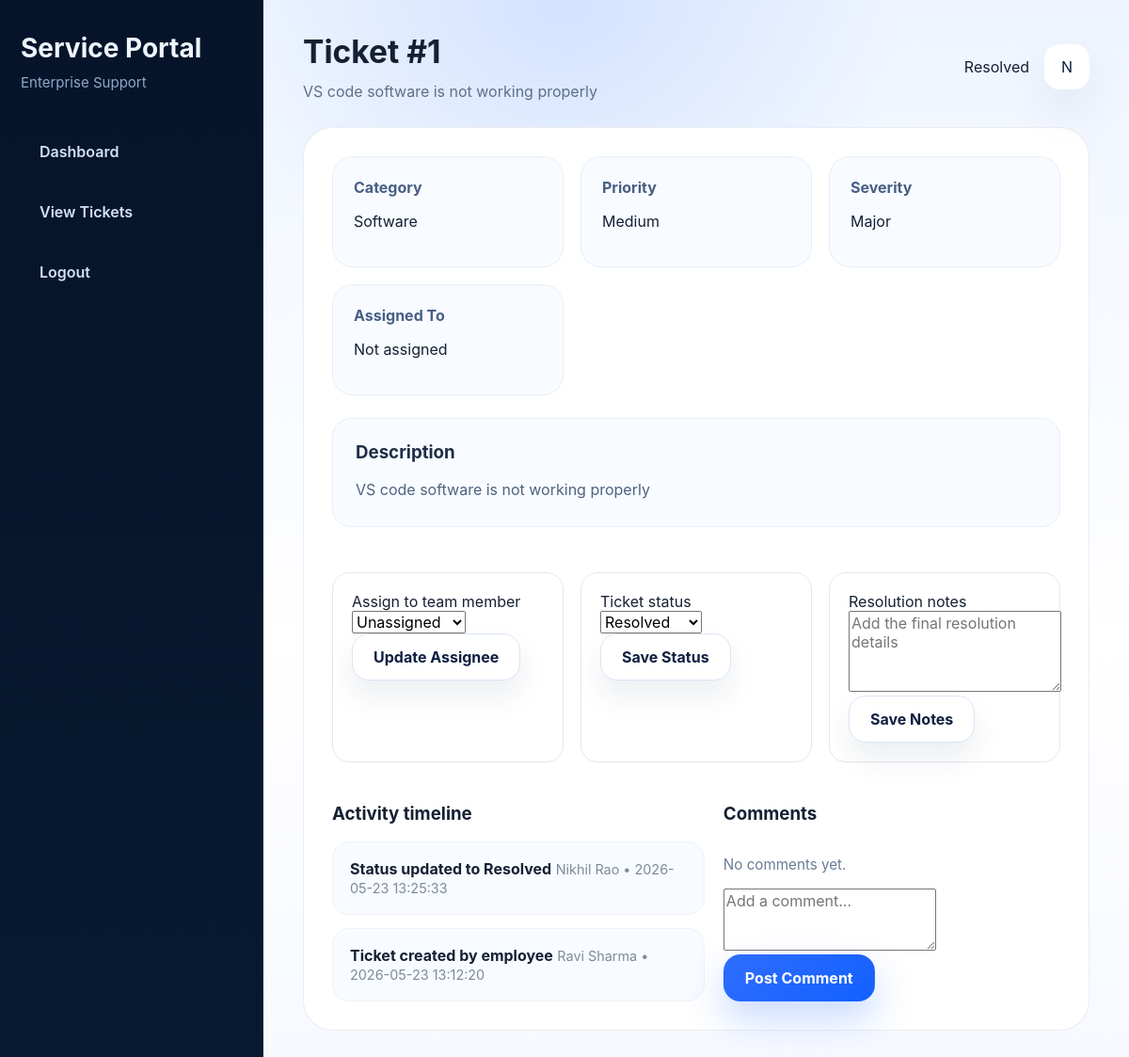
/it/ticket/1 (signed in), run on the app's committed database.
### tables this page shows
CREATE TABLE tickets (
    id INTEGER PRIMARY KEY AUTOINCREMENT,
    title TEXT NOT NULL,
    category TEXT NOT NULL,
    priority TEXT NOT NULL,
    severity TEXT NOT NULL,
    description TEXT NOT NULL,
    status TEXT NOT NULL DEFAULT 'Open',
    employee_id INTEGER NOT NULL,
    assigned_to INTEGER,
    created_at TEXT NOT NULL,
    updated_at TEXT NOT NULL,
    resolution_notes TEXT,
    FOREIGN KEY(employee_id) REFERENCES users(id),
    FOREIGN KEY(assigned_to) REFERENCES users(id)
);

CREATE TABLE users (
    id INTEGER PRIMARY KEY AUTOINCREMENT,
    username TEXT NOT NULL UNIQUE,
    password TEXT NOT NULL,
    fullname TEXT NOT NULL,
    role TEXT NOT NULL CHECK(role IN ('employee','it'))
, email TEXT, department TEXT);

CREATE TABLE activities (
    id INTEGER PRIMARY KEY AUTOINCREMENT,
    ticket_id INTEGER NOT NULL,
    description TEXT NOT NULL,
    created_by INTEGER NOT NULL,
    created_at TEXT NOT NULL,
    FOREIGN KEY(ticket_id) REFERENCES tickets(id),
    FOREIGN KEY(created_by) REFERENCES users(id)
);

### app.py (the view)
        def decorated_view(*args, **kwargs):
            if g.user is None:
                return redirect(url_for('login'))
            if role and g.user['role'] != role:
                flash('Access denied for your role.', 'warning')
                return redirect(url_for(ROLE_ROUTES[g.user['role']]))
            return fn(*args, **kwargs)

### app.py (called while the page is built, shortened)
@app.before_request
def load_logged_in_user():
    user_id = session.get('user_id')
    if user_id is None:
        g.user = None
    else:
        g.user = get_user_by_id(user_id)

def login_required(role=None):
    def wrapper(fn):
        def decorated_view(*args, **kwargs):
            if g.user is None:
                return redirect(url_for('login'))
            if role and g.user['role'] != role:
                flash('Access denied for your role.', 'warning')
                return redirect(url_for(ROLE_ROUTES[g.user['role']]))
            return fn(*args, **kwargs)
        decorated_view.__name__ = fn.__name__
        return decorated_view
    return wrapper

def get_all_it_members():
    from database.models import query_db
    return query_db('SELECT id, fullname FROM users WHERE role = ?', ('it',))

@app.route('/it/ticket/<int:ticket_id>', methods=['GET', 'POST'])
@login_required('it')
def it_ticket_detail(ticket_id):
    ticket = get_ticket(ticket_id)
    if ticket is None:
        flash('Ticket not found.', 'danger')
        return redirect(url_for('manage_tickets'))
    comments = get_ticket_comments(ticket_id)
    activities = get_ticket_activities(ticket_id)
    assignee = get_user_by_id(ticket['assigned_to']) if ticket['assigned_to'] else None
    technicians = get_all_it_members()
    return render_template(
        'ticket_details.html',
        user=g.user,
        ticket=ticket,
        comments=comments,
        activities=activities,
        assignee=assignee,
        technicians=technicians,
        status_options=STATUS_OPTIONS,
        categories=CATEGORIES,
        priorities=PRIORITIES,
        severities=SEVERITIES,
    )

### database/models.py (called while the page is built)
def get_connection():
    conn = sqlite3.connect(DB_PATH)
    conn.row_factory = sqlite3.Row
    return conn

def query_db(query, args=(), one=False):
    conn = get_connection()
    cur = conn.execute(query, args)
    rv = cur.fetchall()
    conn.commit()
    conn.close()
    return (rv[0] if rv else None) if one else rv

def get_user_by_id(user_id):
    return query_db('SELECT * FROM users WHERE id = ?', (user_id,), one=True)

def get_ticket(ticket_id):
    return query_db('SELECT * FROM tickets WHERE id = ?', (ticket_id,), one=True)

def get_ticket_comments(ticket_id):
    return query_db(
        'SELECT c.*, u.fullname FROM comments c JOIN users u ON c.user_id = u.id WHERE c.ticket_id = ? ORDER BY c.created_at DESC',
        (ticket_id,)
    )

### templates/ticket_details.html (shortened to what this page needs)
<!DOCTYPE html>
<html lang="en">
<head>
    <link rel="stylesheet" href="{{ url_for('static', filename='css/style.css') }}">
</head>
<body>
    <div class="layout-shell">
        <aside class="sidebar">
            <div class="brand">
                <h2>Service Portal</h2>
                <span>Enterprise Support</span>
            </div>
            <nav>
                {% if user['role'] == 'employee' %}
                    <a href="{{ url_for('employee_dashboard') }}">Dashboard</a>
                    <a href="{{ url_for('raise_ticket') }}">Create Ticket</a>
                {% else %}
                    <a href="{{ url_for('it_dashboard') }}">Dashboard</a>
                    <a href="{{ url_for('manage_tickets') }}">View Tickets</a>
                {% endif %}
                <a href="{{ url_for('logout') }}">Logout</a>
            </nav>
        </aside>
        <main class="content">
            <div class="header-top">
                <div class="topbar-left">
                    <h1>Ticket #{{ ticket['id'] }}</h1>
                    <p>{{ ticket['title'] }}</p>
                </div>
                <div class="topbar-actions">
                    <span class="status-badge status-{{ ticket['status']|replace(' ', '-') }}">{{ ticket['status'] }}</span>
                    <div class="avatar-pill">{{ user['fullname'][0]|upper }}</div>
                </div>
            </div>
            <section class="panel ticket-detail-panel">
                <div class="detail-grid">
                    <div>
                        <strong>Category</strong>
                        <p>{{ ticket['category'] }}</p>
                    </div>
                    <div>
                        <strong>Priority</strong>
                        <p>{{ ticket['priority'] }}</p>
                    </div>
                    <div>
                        <strong>Severity</strong>
                        <p>{{ ticket['severity'] }}</p>
                    </div>
                    <div>
                        <strong>Assigned To</strong>
                        <p>{{ assignee['fullname'] if assignee else 'Not assigned' }}</p>
                    </div>
                </div>
                <div class="ticket-description">
                    <h3>Description</h3>
                    <p>{{ ticket['description'] }}</p>
                </div>
                {% if user['role'] == 'it' %}
                    <div class="ticket-actions">
                        <form method="post" class="action-panel">
                            <label>Assign to team member</label>
                            <select name="assigned_to">
                                <option value="">Unassigned</option>
                            </select>
                            <button type="submit" class="button button-secondary">Update Assignee</button>
                        </form>
                        <form method="post" class="action-panel">
                            <label>Ticket status</label>
                            <select name="status">
                                {% for status in status_options %}
                                    <option value="{{ status }}" {% if ticket['status'] == status %}selected{% endif %}>{{ status }}</option>
                                {% endfor %}
                            </select>
                            <button type="submit" class="button button-secondary">Save Status</button>
                        </form>
                        <form method="post" class="action-panel">
                            <label>Resolution notes</label>
                            <textarea name="resolution_notes" rows="4" placeholder="Add the final resolution details">{{ ticket['resolution_notes'] or '' }}</textarea>
                            <button type="submit" class="button button-secondary">Save Notes</button>
                        </form>
                    </div>
                {% endif %}
                <div class="ticket-activity">
                    <div>
                        <h3>Activity timeline</h3>
                        <div class="activity-list">
                            {% for activity in activities %}
                                <div class="activity-item">
                                    <strong>{{ activity['description'] }}</strong>
                                    <span>{{ activity['fullname'] }} • {{ activity['created_at'][:19].replace('T',' ') }}</span>
                                </div>
                            {% else %}
                                <p class="muted">No activity recorded yet.</p>
                            {% endfor %}
                        </div>
                    </div>
                    <div>
                        <h3>Comments</h3>
                        <div class="comment-list">
                            {% for comment in comments %}
                                <div class="comment-item">
                                    <p>{{ comment['comment'] }}</p>
                                    <span>{{ comment['fullname'] }} • {{ comment['created_at'][:19].replace('T',' ') }}</span>
                                </div>
                            {% else %}
                                <p class="muted">No comments yet.</p>
                            {% endfor %}
                        </div>
                        <form method="post" class="comment-form">
                            <textarea name="comment" rows="3" placeholder="Add a comment..."></textarea>
                            <button type="submit" class="button button-primary">Post Comment</button>
                        </form>
                    </div>
                </div>
            </section>
        </main>
    </div>
</body>
</html>

### static/css/style.css (style rules this page uses)
* { box-sizing: border-box; }
:root { color-scheme: light; font-family: 'Inter', 'Segoe UI', Tahoma, Geneva, Verdana, sans-serif; font-synthesis: none; text-rendering: optimizeLegibility; -webkit-font-smoothing: antialiased; }
html { scroll-behavior: smooth; }
body { margin: 0; min-height: 100vh; background: radial-gradient(circle at top, rgba(10,97,255,0.12), transparent 28%), linear-gradient(180deg, #eef4ff 0%, #ffffff 60%, #f7f9ff 100%); color: #152033; }
a { text-decoration: none; color: inherit; }
button, input, textarea, select { font: inherit; }
.button, button { display: inline-flex; align-items: center; justify-content: center; gap: 8px; padding: 14px 22px; border-radius: 18px; border: 1px solid transparent; font-weight: 700; transition: transform 0.2s ease, box-shadow 0.2s ease, background 0.2s ease, color 0.2s ease; white-space: nowrap; }
.button-primary { color: #ffffff; background: linear-gradient(135deg, #2f6dff 0%, #1360ff 100%); box-shadow: 0 18px 40px rgba(19,97,255,0.24); }
.button-secondary { color: #0f1f41; background: #ffffff; border-color: #dbe4f8; box-shadow: 0 16px 30px rgba(15,35,80,0.08); }
.layout-shell { display: grid; grid-template-columns: 280px 1fr; min-height: 100vh; }
.sidebar { padding: 34px 22px; background: linear-gradient(180deg, #06142a 0%, #071a31 100%); color: #eef5ff; border-right: 1px solid rgba(255,255,255,0.08); }
.sidebar .brand h2 { margin: 0; font-size: 1.75rem; }
.sidebar .brand span { margin-top: 10px; display: inline-block; color: #8fa8ca; font-size: 0.94rem; }
.sidebar nav { margin-top: 38px; display: grid; gap: 12px; }
.sidebar nav a { display: block; padding: 16px 20px; border-radius: 18px; color: #d4e1f7; font-weight: 600; transition: background 0.2s ease, color 0.2s ease; }
.content { padding: 34px 42px; }
.header-top { display: flex; justify-content: space-between; gap: 18px; align-items: center; margin-bottom: 28px; }
.topbar-left h1 { margin: 0; font-size: clamp(2rem, 2.8vw, 2.8rem); }
.topbar-left p { margin: 12px 0 0; color: #5f6f88; }
.topbar-actions { display: flex; align-items: center; gap: 16px; flex-wrap: wrap; }
.notification-pill, .avatar-pill { width: 48px; height: 48px; border-radius: 16px; display: inline-flex; align-items: center; justify-content: center; background: #ffffff; box-shadow: 0 22px 50px rgba(15,35,80,0.08); color: #0f1f41; }
.panel { background: #ffffff; border-radius: 32px; padding: 30px; border: 1px solid rgba(15,35,80,0.08); }
.ticket-detail-panel { display: grid; gap: 24px; }
.detail-grid { display: grid; grid-template-columns: repeat(4, minmax(0, 1fr)); gap: 18px; }
.detail-grid div { padding: 22px; background: #f8fbff; border-radius: 22px; border: 1px solid #e7eef9; }
.detail-grid strong { display: block; margin-bottom: 10px; color: #475f84; }
.ticket-description { padding: 24px; margin-bottom: 24px; border-radius: 24px; background: #ffffff; border: 1px solid #e8eef7; }
.ticket-description h3 { margin: 0 0 14px; color: #1f2e45; }
.ticket-description p { margin: 0; color: #4f627f; line-height: 1.8; }
.ticket-actions { display: grid; grid-template-columns: repeat(3, minmax(0, 1fr)); gap: 20px; }
.action-panel { padding: 22px; background: #f8fbff; border: 1px solid #e7edf8; border-radius: 24px; }
.ticket-activity { display: grid; grid-template-columns: 1.05fr 0.95fr; gap: 20px; }
.activity-list, .comment-list { display: grid; gap: 16px; }
.activity-item, .comment-item { background: #ffffff; border-radius: 22px; border: 1px solid #eef3f8; padding: 18px 20px; }
.activity-item strong, .comment-item p { margin: 0 0 10px; color: #152033; }
.activity-item span, .comment-item span { font-size: 0.93rem; color: #6d7b94; }
.muted { color: #697d96; font-size: 0.95rem; }
.comment-list, .activity-list { display: grid; gap: 14px; margin-top: 16px; }
.comment-item, .activity-item { padding: 18px; border-radius: 18px; background: #f8fbff; }
.comment-item p, .activity-item strong { margin: 0 0 8px; }
.comment-item span, .activity-item span { color: #7d8b99; font-size: 0.9rem; }
.detail-grid { display: grid; grid-template-columns: repeat(auto-fit, minmax(220px, 1fr)); gap: 18px; }
.ticket-description { padding: 24px; border-radius: 20px; background: #f8fbff; }
.ticket-actions { display: grid; gap: 18px; }
.action-panel { border: 1px solid #e1e8f0; padding: 20px; border-radius: 18px; background: #ffffff; }

### data on the page
tickets: id "1", title "VS code software is not working properly", status "Resolved", category "Software", priority "Medium", severity "Major", description "VS code software is not working properly"
users: fullname "N"
activities: description "Status updated to Resolved", fullname "Nikhil Rao", created_at "2026-05-23 13:25:33"
activities: description "Ticket created by employee", fullname "Ravi Sharma", created_at "2026-05-23 13:12:20"

### other printed values
{{ assignee['fullname'] if assignee else 'Not assigned' }} "Not assigned"
